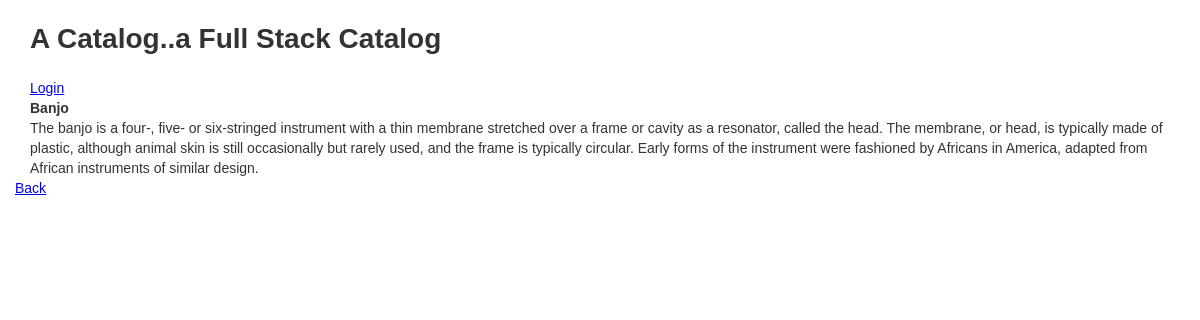
The page /itemcatalog/1/items/4/ on the database its author committed.
### database_setup.py (models this page shows, shortened)
class CategoryItem(Base):
    __tablename__ = 'category_item'
    name = Column(String(80), nullable=False)
    description = Column(String(250))
    id = Column(Integer, primary_key=True)
    category_id = Column(Integer, ForeignKey('category.id'))
    category = relationship(Category)
    user_id = Column(Integer, ForeignKey('user.id'))
    user = relationship(User)

### app.py (the view)
@app.route('/itemcatalog/<int:catalog_id>/items/<int:item_id>/')
def itemDescription(catalog_id, item_id):
    categoryItem = session.query(CategoryItem).filter_by(id=item_id).first()
    item_owner = getUserInfo(categoryItem.user_id)
    return render_template('itemDescription.html', categoryItem=categoryItem, item_owner=item_owner)

### app.py (called while the page is built)
def getUserInfo(user_id):
    user = session.query(User).filter_by(id=user_id).one()
    return user

### templates/itemDescription.html (shortened to what this page needs)
{% extends "base.html" %} {% block content %}
<div class="col-md-12 col-sm-12 col-xs-12">
    <h2>{{categoryItem.name}}</h2>
</div>
<div class="col-md-12 col-sm-12 col-xs-12">
    {{categoryItem.description}}
</div>
<div>
    <a href="{{url_for('categoryItems', catalog_id=categoryItem.category_id)}}">Back</a>
</div>
 {% endblock %}

### rows shown on the page
CategoryItem: name "Banjo", description "The banjo is a four-, five- or six-stringed instrument with a thin membrane stretched over a frame or cavity as a resonator, called the head. The membrane, or head, is typically made of plastic, although animal skin is still occasionally but rarely used, and the frame is typically circular. Early forms of the instrument were fashioned by Africans in America, adapted from African instruments of similar design."
